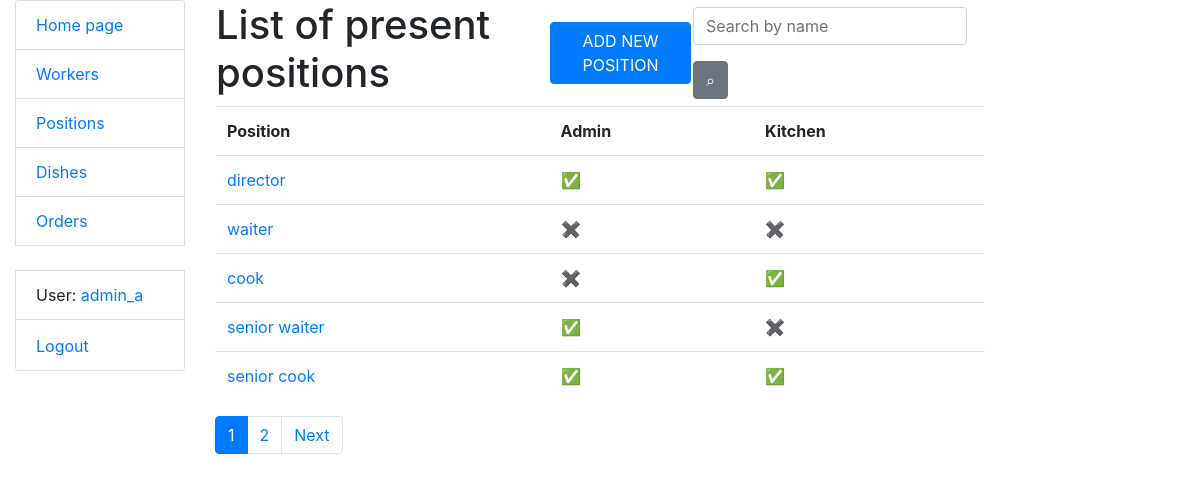
Screenshot of /positions/ (signed in) with the database file from the repository.
### kitchen/models.py (models this page shows, shortened)
class Worker(AbstractUser):
    position = models.ForeignKey("Position", on_delete=models.CASCADE,
                                 null=True, blank=True, related_name="workers")
    class Meta:
        verbose_name = "worker"
        verbose_name_plural = "workers"
    def get_absolute_url(self):
        return reverse("kitchen:worker-detail", kwargs={"pk": self.pk})

class Position(models.Model):
    name = models.CharField(max_length=255)
    lead_position = models.BooleanField(default=False)
    kitchen = models.BooleanField(default=False)
    def get_absolute_url(self):
        return reverse("kitchen:position-detail", kwargs={"pk": self.pk})

### kitchen/views.py (the view)
# urls.py: path("positions/", PositionListView.as_view(), name="position-list"),
class PositionListView(LoginRequiredMixin, generic.ListView):
    model = Position
    queryset = Position.objects.all()
    paginate_by = 5
    def get_context_data(self, *, object_list=None, **kwargs):
        context = super(PositionListView, self).get_context_data(**kwargs)
        name = self.request.GET.get("name", "")
        context["search_form"] = PositionSearchForm(
            initial={"name": name}
        )
        return context
    def get_queryset(self):
        form = PositionSearchForm(self.request.GET)
        if form.is_valid():
            return self.queryset.filter(
                name__icontains=form.cleaned_data["name"]
            )
        return self.queryset

### kitchen/forms.py
class PositionSearchForm(forms.Form):
    name = forms.CharField(
        max_length=255,
        required=False,
        label="",
        widget=forms.TextInput(
            attrs={"placeholder": "Search by name"}
        ),
    )

### kitchen/templatetags/query_transform.py (called while the page is built)
@register.simple_tag
def query_transform(request, **kwargs):
    updated = request.GET.copy()
    for key, value in kwargs.items():
        if value is not None:
            updated[key] = value
        else:
            updated.pop(key, 0)
    return updated.urlencode()

### templates/kitchen/position_list.html
{% extends "base.html" %}
{% load crispy_forms_filters %}
{% block content %}
  <table>
    <tr>
      <td><h1>List of present positions</h1></td>
      <td width="20"></td>
      <td><a href="{% url 'kitchen:position-create' %}" class="btn btn-primary">ADD NEW POSITION</a></td>
      <td>
        <form method="get" action="" class="form-inline">
          {{ search_form|crispy }}
          <input class="btn btn-secondary" type="submit" value="⌕">
        </form>
      </td>
    </tr>
  </table>
  {% if position_list %}
    <table class="table">
      <tr>
        <th>Position</th>
        <th>Admin</th>
        <th>Kitchen</th>
      </tr>
      {% for position in position_list %}
        <tr>
          <td>
            <a href="{{ position.get_absolute_url }}">{{ position.name }}</a>
          </td>
          <td>{% if position.lead_position %}✅{% else %}✖️{% endif %}</td>
          <td>{% if position.kitchen %}✅{% else %}✖️{% endif %}</td>
        </tr>
      {% endfor %}
    </table>
  {% else %}
    <p>There are no positions yet!</p>
  {% endif %}
{% endblock %}

### templates/includes/sidebar.html (shortened to what this page needs)
<ul class="sidebar-nav list-group">
  <li class="list-group-item"><a href="{% url "kitchen:index" %}">Home page</a></li>
  <li class="list-group-item"><a href="{% url "kitchen:worker-list" %}">Workers</a></li>
  <li class="list-group-item"><a href="{% url "kitchen:position-list" %}">Positions</a></li>
  <li class="list-group-item"><a href="{% url "kitchen:dish-list" %}">Dishes</a></li>
  <li class="list-group-item"><a href="{% url "kitchen:order-list" %}">Orders</a></li>
  <br>
  {% if user.is_authenticated %}
    <li class="list-group-item">User: <a href="{{ user.get_absolute_url }}">{{ user.get_username }}</a></li>
    <li class="list-group-item">
      <form id="logout-form" action="{% url 'logout' %}" method="post" style="display: inline;">
        <button type="submit" class="btn btn-link" style="padding: 0; border: none; background: none;">Logout</button>
      </form>
    </li>
  {% else %}
    <li class="list-group-item"><a href="{% url 'login' %}?next={{ request.path }}">Login</a></li>
  {% endif %}
</ul>

### rows the page displays
Worker: get_username "admin_a"
Position: name "director"
Position: name "waiter"
Position: name "cook"
Position: name "senior waiter"
Position: name "senior cook"

### other values shown
{{ num }} "1" "2"
